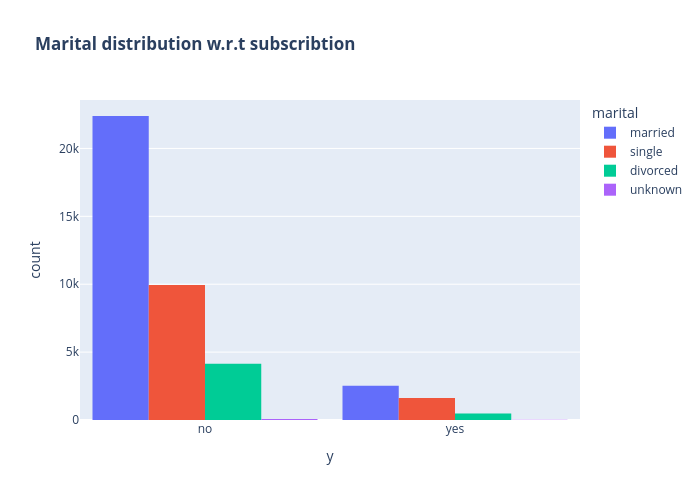

Source (notebook cell):
### Code cell
out_dir = 'Report\\EDA\\10_Bivariant_Analysis\\Histogram'

if out_dir and not os.path.exists(out_dir):
    os.makedirs(out_dir)

fig = px.histogram(df, x="y", color="marital", barmode="group", title="<b>Marital distribution w.r.t subscribtion<b>")
fig.update_layout(width=700, height=500, bargap=0.1)
fig.write_image(os.path.join(out_dir, "Marital distribution with subscribtion.png"))

fig.show()

### Figure 1 — Plotly figure (JSON) as saved in the notebook; plotly's stock layout.template omitted (floating-point values rounded to 4 significant figures; data arrays with more than 128 entries replaced by an {"elided": "..."} marker saying what was removed)
{"data": [{"alignmentgroup": "True", "bingroup": "x", "hovertemplate": "marital=married<br>y=%{x}<br>count=%{y}<extra></extra>", "legendgroup": "married", "marker": {"color": "#636efa", "pattern": {"shape": ""}}, "name": "married", "offsetgroup": "married", "orientation": "v", "showlegend": true, "type": "histogram", "x": {"elided": "24921 str values"}, "xaxis": "x", "yaxis": "y"}, {"alignmentgroup": "True", "bingroup": "x", "hovertemplate": "marital=single<br>y=%{x}<br>count=%{y}<extra></extra>", "legendgroup": "single", "marker": {"color": "#EF553B", "pattern": {"shape": ""}}, "name": "single", "offsetgroup": "single", "orientation": "v", "showlegend": true, "type": "histogram", "x": {"elided": "11564 str values"}, "xaxis": "x", "yaxis": "y"}, {"alignmentgroup": "True", "bingroup": "x", "hovertemplate": "marital=divorced<br>y=%{x}<br>count=%{y}<extra></extra>", "legendgroup": "divorced", "marker": {"color": "#00cc96", "pattern": {"shape": ""}}, "name": "divorced", "offsetgroup": "divorced", "orientation": "v", "showlegend": true, "type": "histogram", "x": {"elided": "4611 str values"}, "xaxis": "x", "yaxis": "y"}, {"alignmentgroup": "True", "bingroup": "x", "hovertemplate": "marital=unknown<br>y=%{x}<br>count=%{y}<extra></extra>", "legendgroup": "unknown", "marker": {"color": "#ab63fa", "pattern": {"shape": ""}}, "name": "unknown", "offsetgroup": "unknown", "orientation": "v", "showlegend": true, "type": "histogram", "x": ["no", "no", "no", "no", "yes", "no", "no", "no", "no", "no", "no", "no", "no", "no", "no", "no", "no", "no", "no", "no", "no", "no", "no", "no", "yes", "yes", "no", "no", "no", "no", "no", "no", "no", "no", "no", "no", "no", "yes", "no", "yes", "no", "no", "no", "no", "no", "no", "no", "no", "no", "no", "no", "no", "no", "no", "no", "no", "no", "no", "no", "no", "no", "no", "no", "no", "no", "yes", "no", "no", "no", "yes", "no", "no", "yes", "no", "yes", "yes", "no", "yes", "yes", "no"], "xaxis": "x", "yaxis": "y"}], "layout": {"bargap": 0.1, "barmode": "group", "height": 500, "legend": {"title": {"text": "marital"}, "tracegroupgap": 0}, "title": {"text": "<b>Marital distribution w.r.t subscribtion<b>"}, "width": 700, "xaxis": {"anchor": "y", "domain": [0, 1], "title": {"text": "y"}}, "yaxis": {"anchor": "x", "domain": [0, 1], "title": {"text": "count"}}}}
